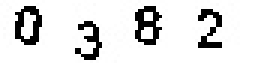
#> input picture TestCaptchaRecognition/Captchas/captcha_00001165_Dilatation.jpg, 86 x 21 px, given in place of captcha_00000395.jpg, which was not available (shown 3 times larger)
$ python detectNumberInImages.py
#> lines starting #> are read from the running program, lines starting #| are printed output that depends on the picture; after the words box and inside, x2 and y2 are one past the last pixel; in counts of white or black regions, pixels touching at a corner belong together; pictures that were not available may be replaced by others from this repository, and a replacement may not be noted
import cv2
from PIL import Image, ImageEnhance, ImageFilter
import pytesseract
import numpy as np
import os
import csv

def writeFilenamesInDirectory(initialPath):
    imagesInPath = sorted(list(set(os.listdir(initialPath))))
    print(len(imagesInPath))
    outputFile = 'outputFile.txt'
    with open(outputFile, 'w') as f:
        for file in imagesInPath:
            f.write(file + '\n')


def preprocessImage(fileNameCaptcha):
    #Process the Image to make it gray for a better application of Pytesseract
    fileNameCaptchaSplitted = fileNameCaptcha.split('.')
    fileNameGrayCaptcha = fileNameCaptchaSplitted[0] + '_Dilatation.' + fileNameCaptchaSplitted[1]
    image = cv2.imread(fileNameCaptcha)
    gray = cv2.cvtColor(image, cv2.COLOR_BGR2GRAY)
    gray = cv2.threshold(gray, 0, 255, cv2.THRESH_BINARY | cv2.THRESH_OTSU)[1]
    gray = cv2.bitwise_not(gray)

    kernel = np.ones((2, 1), np.uint8)
    #kernel = cv2.getStructuringElement(cv2.MORPH_CROSS,(3,3))

    img_erosion = cv2.erode(gray, kernel, iterations=1)
    img_dilation = cv2.dilate(img_erosion, kernel, iterations=1)

    cv2.imwrite(fileNameGrayCaptcha, img_dilation)
    return fileNameGrayCaptcha

def decodeNumberInImage(fileNameGrayCaptcha):
    #Detects the number in the image using Pytesseract

    im = Image.open(fileNameGrayCaptcha)
    enhancer = ImageEnhance.Contrast(im)
    im = enhancer.enhance(5)
    numberInCaptcha = pytesseract.image_to_string(im, config='--psm 10 --eom 3 -c tessedit_char_whitelist=0123456789')
    return numberInCaptcha.replace(" ", "")


def readTestImagesFiles(filename):
#> called with filename = 'captchas.csv'
    dictFileImages = {}
    with open(filename,'r') as f:
#> (reads TestCaptchaRecognition/captchas.csv from the repository)
        csvReader = csv.reader(f)
        for row in csvReader:
            #print(row)
            dictFileImages[row[0]] = row[1]
    return dictFileImages


def testImages(testFilesDict,initialPath):

    numCorrectNumber = 0
    iteration = 1
    for file in sorted(testFilesDict.keys()):
        fileNameCaptcha = preprocessImage(initialPath + '/' + file)
#> in preprocessImage, image is the input picture: shape (21, 86, 3); min 0, max 255, mean 222.7
#> in preprocessImage, `gray = cv2.threshold(gray, 0, 255, cv2.THRESH_BINARY | cv2.THRESH_OTSU..`: gray: shape (21, 86); 87.4% white; black in thin lines or dots, all inside (x1, y1, x2, y2) = (5, 2, 74, 20)
#> in preprocessImage, `gray = cv2.bitwise_not(gray)`:
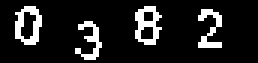
#> gray: shape (21, 86) (shown 3 times larger); 12.6% white in thin lines or dots, all inside (x1, y1, x2, y2) = (5, 2, 74, 20)
#> in preprocessImage, `img_erosion = cv2.erode(gray, kernel, iterations=1)`:
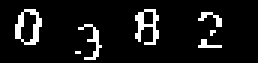
#> img_erosion: shape (21, 86) (shown 3 times larger); 8.6% white in thin lines or dots, all inside (x1, y1, x2, y2) = (5, 3, 74, 20)
#> in preprocessImage, `img_dilation = cv2.dilate(img_erosion, kernel, iterations=1)`:
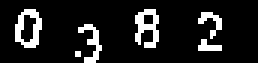
#> img_dilation: shape (21, 86) (shown 3 times larger); 12.2% white in thin lines or dots, all inside (x1, y1, x2, y2) = (5, 3, 74, 21)
        number = decodeNumberInImage(fileNameCaptcha)
        print("Iteration: " + str(iteration) + " - Filename: " + file + " - Expected: " + testFilesDict[file] + ' - Number: '+ number)
        if testFilesDict[file] == number:
            numCorrectNumber += 1
        iteration += 1

    print("De: " + str(len(testFilesDict.keys())) + " fueron correctos: " + str(numCorrectNumber))


#writeFilenamesInDirectory('Catpchas')

testFilesDict = readTestImagesFiles('captchas.csv')
testImages(testFilesDict,'Captchas')
#> (the call stopped at in decodeNumberInImage, `numberInCaptcha = pytesseract.image_to_string(im, config='--psm 10 --e..`: pytesseract is not available in this run)
